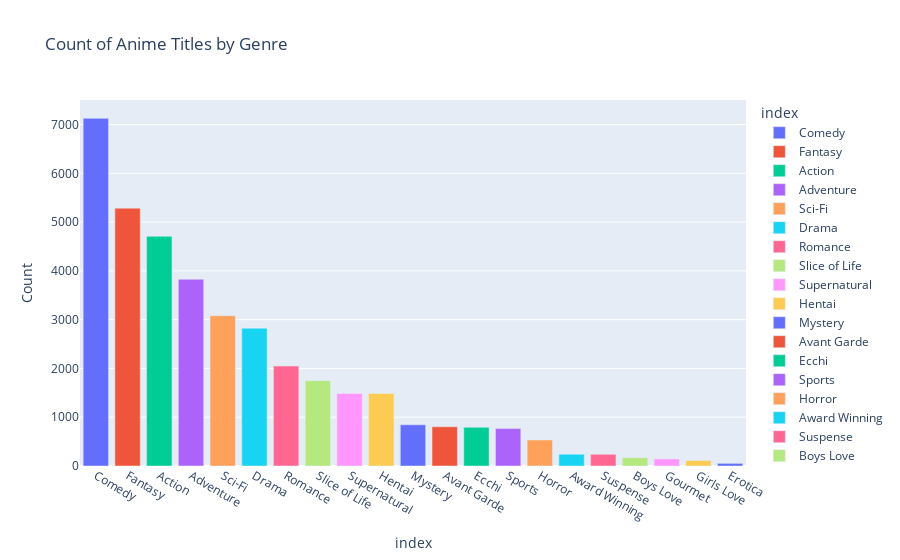

Notebook cell for this chart:
### Code cell
# Split the genres and count their occurrences
genre_counts = df_anime[df_anime['Genres'] != "UNKNOWN"]['Genres'].apply(lambda x: x.split(', ')).explode().value_counts()

# Create a bar chart
fig = px.bar(genre_counts, x=genre_counts.index, y=genre_counts.values,
             labels={'x':'Genre', 'y':'Count'},
             title='Count of Anime Titles by Genre',
             color=genre_counts.index)

fig.show()

### Figure 1 — Plotly figure (JSON) as saved in the notebook; plotly's stock layout.template omitted (floating-point values rounded to 4 significant figures)
{"data": [{"alignmentgroup": "True", "hovertemplate": "index=%{x}<br>Count=%{y}<extra></extra>", "legendgroup": "Comedy", "marker": {"color": "#636efa", "pattern": {"shape": ""}}, "name": "Comedy", "offsetgroup": "Comedy", "orientation": "v", "showlegend": true, "textposition": "auto", "type": "bar", "x": ["Comedy"], "xaxis": "x", "y": [7128], "yaxis": "y"}, {"alignmentgroup": "True", "hovertemplate": "index=%{x}<br>Count=%{y}<extra></extra>", "legendgroup": "Fantasy", "marker": {"color": "#EF553B", "pattern": {"shape": ""}}, "name": "Fantasy", "offsetgroup": "Fantasy", "orientation": "v", "showlegend": true, "textposition": "auto", "type": "bar", "x": ["Fantasy"], "xaxis": "x", "y": [5286], "yaxis": "y"}, {"alignmentgroup": "True", "hovertemplate": "index=%{x}<br>Count=%{y}<extra></extra>", "legendgroup": "Action", "marker": {"color": "#00cc96", "pattern": {"shape": ""}}, "name": "Action", "offsetgroup": "Action", "orientation": "v", "showlegend": true, "textposition": "auto", "type": "bar", "x": ["Action"], "xaxis": "x", "y": [4708], "yaxis": "y"}, {"alignmentgroup": "True", "hovertemplate": "index=%{x}<br>Count=%{y}<extra></extra>", "legendgroup": "Adventure", "marker": {"color": "#ab63fa", "pattern": {"shape": ""}}, "name": "Adventure", "offsetgroup": "Adventure", "orientation": "v", "showlegend": true, "textposition": "auto", "type": "bar", "x": ["Adventure"], "xaxis": "x", "y": [3829], "yaxis": "y"}, {"alignmentgroup": "True", "hovertemplate": "index=%{x}<br>Count=%{y}<extra></extra>", "legendgroup": "Sci-Fi", "marker": {"color": "#FFA15A", "pattern": {"shape": ""}}, "name": "Sci-Fi", "offsetgroup": "Sci-Fi", "orientation": "v", "showlegend": true, "textposition": "auto", "type": "bar", "x": ["Sci-Fi"], "xaxis": "x", "y": [3080], "yaxis": "y"}, {"alignmentgroup": "True", "hovertemplate": "index=%{x}<br>Count=%{y}<extra></extra>", "legendgroup": "Drama", "marker": {"color": "#19d3f3", "pattern": {"shape": ""}}, "name": "Drama", "offsetgroup": "Drama", "orientation": "v", "showlegend": true, "textposition": "auto", "type": "bar", "x": ["Drama"], "xaxis": "x", "y": [2826], "yaxis": "y"}, {"alignmentgroup": "True", "hovertemplate": "index=%{x}<br>Count=%{y}<extra></extra>", "legendgroup": "Romance", "marker": {"color": "#FF6692", "pattern": {"shape": ""}}, "name": "Romance", "offsetgroup": "Romance", "orientation": "v", "showlegend": true, "textposition": "auto", "type": "bar", "x": ["Romance"], "xaxis": "x", "y": [2049], "yaxis": "y"}, {"alignmentgroup": "True", "hovertemplate": "index=%{x}<br>Count=%{y}<extra></extra>", "legendgroup": "Slice of Life", "marker": {"color": "#B6E880", "pattern": {"shape": ""}}, "name": "Slice of Life", "offsetgroup": "Slice of Life", "orientation": "v", "showlegend": true, "textposition": "auto", "type": "bar", "x": ["Slice of Life"], "xaxis": "x", "y": [1750], "yaxis": "y"}, {"alignmentgroup": "True", "hovertemplate": "index=%{x}<br>Count=%{y}<extra></extra>", "legendgroup": "Supernatural", "marker": {"color": "#FF97FF", "pattern": {"shape": ""}}, "name": "Supernatural", "offsetgroup": "Supernatural", "orientation": "v", "showlegend": true, "textposition": "auto", "type": "bar", "x": ["Supernatural"], "xaxis": "x", "y": [1487], "yaxis": "y"}, {"alignmentgroup": "True", "hovertemplate": "index=%{x}<br>Count=%{y}<extra></extra>", "legendgroup": "Hentai", "marker": {"color": "#FECB52", "pattern": {"shape": ""}}, "name": "Hentai", "offsetgroup": "Hentai", "orientation": "v", "showlegend": true, "textposition": "auto", "type": "bar", "x": ["Hentai"], "xaxis": "x", "y": [1486], "yaxis": "y"}, {"alignmentgroup": "True", "hovertemplate": "index=%{x}<br>Count=%{y}<extra></extra>", "legendgroup": "Mystery", "marker": {"color": "#636efa", "pattern": {"shape": ""}}, "name": "Mystery", "offsetgroup": "Mystery", "orientation": "v", "showlegend": true, "textposition": "auto", "type": "bar", "x": ["Mystery"], "xaxis": "x", "y": [845], "yaxis": "y"}, {"alignmentgroup": "True", "hovertemplate": "index=%{x}<br>Count=%{y}<extra></extra>", "legendgroup": "Avant Garde", "marker": {"color": "#EF553B", "pattern": {"shape": ""}}, "name": "Avant Garde", "offsetgroup": "Avant Garde", "orientation": "v", "showlegend": true, "textposition": "auto", "type": "bar", "x": ["Avant Garde"], "xaxis": "x", "y": [804], "yaxis": "y"}, {"alignmentgroup": "True", "hovertemplate": "index=%{x}<br>Count=%{y}<extra></extra>", "legendgroup": "Ecchi", "marker": {"color": "#00cc96", "pattern": {"shape": ""}}, "name": "Ecchi", "offsetgroup": "Ecchi", "orientation": "v", "showlegend": true, "textposition": "auto", "type": "bar", "x": ["Ecchi"], "xaxis": "x", "y": [792], "yaxis": "y"}, {"alignmentgroup": "True", "hovertemplate": "index=%{x}<br>Count=%{y}<extra></extra>", "legendgroup": "Sports", "marker": {"color": "#ab63fa", "pattern": {"shape": ""}}, "name": "Sports", "offsetgroup": "Sports", "orientation": "v", "showlegend": true, "textposition": "auto", "type": "bar", "x": ["Sports"], "xaxis": "x", "y": [767], "yaxis": "y"}, {"alignmentgroup": "True", "hovertemplate": "index=%{x}<br>Count=%{y}<extra></extra>", "legendgroup": "Horror", "marker": {"color": "#FFA15A", "pattern": {"shape": ""}}, "name": "Horror", "offsetgroup": "Horror", "orientation": "v", "showlegend": true, "textposition": "auto", "type": "bar", "x": ["Horror"], "xaxis": "x", "y": [534], "yaxis": "y"}, {"alignmentgroup": "True", "hovertemplate": "index=%{x}<br>Count=%{y}<extra></extra>", "legendgroup": "Award Winning", "marker": {"color": "#19d3f3", "pattern": {"shape": ""}}, "name": "Award Winning", "offsetgroup": "Award Winning", "orientation": "v", "showlegend": true, "textposition": "auto", "type": "bar", "x": ["Award Winning"], "xaxis": "x", "y": [241], "yaxis": "y"}, {"alignmentgroup": "True", "hovertemplate": "index=%{x}<br>Count=%{y}<extra></extra>", "legendgroup": "Suspense", "marker": {"color": "#FF6692", "pattern": {"shape": ""}}, "name": "Suspense", "offsetgroup": "Suspense", "orientation": "v", "showlegend": true, "textposition": "auto", "type": "bar", "x": ["Suspense"], "xaxis": "x", "y": [240], "yaxis": "y"}, {"alignmentgroup": "True", "hovertemplate": "index=%{x}<br>Count=%{y}<extra></extra>", "legendgroup": "Boys Love", "marker": {"color": "#B6E880", "pattern": {"shape": ""}}, "name": "Boys Love", "offsetgroup": "Boys Love", "orientation": "v", "showlegend": true, "textposition": "auto", "type": "bar", "x": ["Boys Love"], "xaxis": "x", "y": [169], "yaxis": "y"}, {"alignmentgroup": "True", "hovertemplate": "index=%{x}<br>Count=%{y}<extra></extra>", "legendgroup": "Gourmet", "marker": {"color": "#FF97FF", "pattern": {"shape": ""}}, "name": "Gourmet", "offsetgroup": "Gourmet", "orientation": "v", "showlegend": true, "textposition": "auto", "type": "bar", "x": ["Gourmet"], "xaxis": "x", "y": [145], "yaxis": "y"}, {"alignmentgroup": "True", "hovertemplate": "index=%{x}<br>Count=%{y}<extra></extra>", "legendgroup": "Girls Love", "marker": {"color": "#FECB52", "pattern": {"shape": ""}}, "name": "Girls Love", "offsetgroup": "Girls Love", "orientation": "v", "showlegend": true, "textposition": "auto", "type": "bar", "x": ["Girls Love"], "xaxis": "x", "y": [112], "yaxis": "y"}, {"alignmentgroup": "True", "hovertemplate": "index=%{x}<br>Count=%{y}<extra></extra>", "legendgroup": "Erotica", "marker": {"color": "#636efa", "pattern": {"shape": ""}}, "name": "Erotica", "offsetgroup": "Erotica", "orientation": "v", "showlegend": true, "textposition": "auto", "type": "bar", "x": ["Erotica"], "xaxis": "x", "y": [54], "yaxis": "y"}], "layout": {"barmode": "relative", "legend": {"title": {"text": "index"}, "tracegroupgap": 0}, "title": {"text": "Count of Anime Titles by Genre"}, "xaxis": {"anchor": "y", "categoryarray": ["Comedy", "Fantasy", "Action", "Adventure", "Sci-Fi", "Drama", "Romance", "Slice of Life", "Supernatural", "Hentai", "Mystery", "Avant Garde", "Ecchi", "Sports", "Horror", "Award Winning", "Suspense", "Boys Love", "Gourmet", "Girls Love", "Erotica"], "categoryorder": "array", "domain": [0, 1], "title": {"text": "index"}}, "yaxis": {"anchor": "x", "domain": [0, 1], "title": {"text": "Count"}}}}
